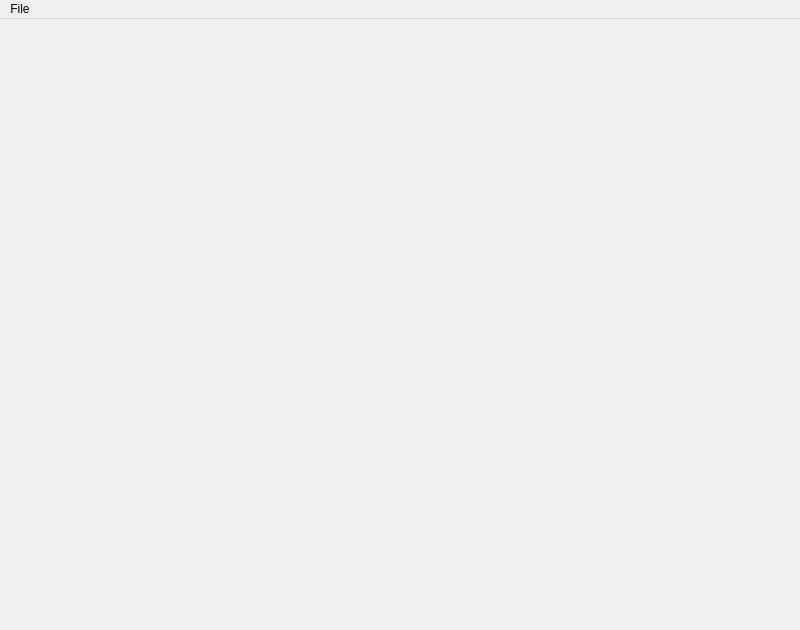
<?xml version="1.0" encoding="UTF-8"?>
<ui version="4.0">
 <class>MainWindow</class>
 <widget class="QMainWindow" name="MainWindow">
  <property name="geometry">
   <rect>
    <x>0</x>
    <y>0</y>
    <width>800</width>
    <height>630</height>
   </rect>
  </property>
  <property name="windowTitle">
   <string>GraPhysio</string>
  </property>
  <widget class="QWidget" name="centralwidget">
   <layout class="QVBoxLayout" name="verticalLayout">
    <item>
     <widget class="QTabWidget" name="tabWidget">
      <property name="currentIndex">
       <number>-1</number>
      </property>
      <property name="documentMode">
       <bool>true</bool>
      </property>
      <property name="tabsClosable">
       <bool>true</bool>
      </property>
     </widget>
    </item>
    <item>
     <layout class="QHBoxLayout" name="horizontalLayout">
      <item>
       <widget class="QLabel" name="lblStatus">
        <property name="minimumSize">
         <size>
          <width>150</width>
          <height>0</height>
         </size>
        </property>
        <property name="text">
         <string/>
        </property>
       </widget>
      </item>
      <item>
       <spacer name="horizontalSpacer">
        <property name="orientation">
         <enum>Qt::Horizontal</enum>
        </property>
        <property name="sizeHint" stdset="0">
         <size>
          <width>40</width>
          <height>20</height>
         </size>
        </property>
       </spacer>
      </item>
      <item>
       <widget class="QLabel" name="lblCoords">
        <property name="sizePolicy">
         <sizepolicy hsizetype="Preferred" vsizetype="Preferred">
          <horstretch>0</horstretch>
          <verstretch>0</verstretch>
         </sizepolicy>
        </property>
        <property name="minimumSize">
         <size>
          <width>150</width>
          <height>0</height>
         </size>
        </property>
        <property name="text">
         <string/>
        </property>
       </widget>
      </item>
     </layout>
    </item>
   </layout>
  </widget>
  <widget class="QMenuBar" name="menuBar">
   <property name="geometry">
    <rect>
     <x>0</x>
     <y>0</y>
     <width>800</width>
     <height>22</height>
    </rect>
   </property>
   <widget class="QMenu" name="menuFile">
    <property name="title">
     <string>File</string>
    </property>
   </widget>
   <addaction name="menuFile"/>
  </widget>
  <action name="actNewplot">
   <property name="text">
    <string>New plot</string>
   </property>
  </action>
  <action name="actQuit">
   <property name="text">
    <string>Quit</string>
   </property>
  </action>
 </widget>
 <resources/>
 <connections/>
</ui>
